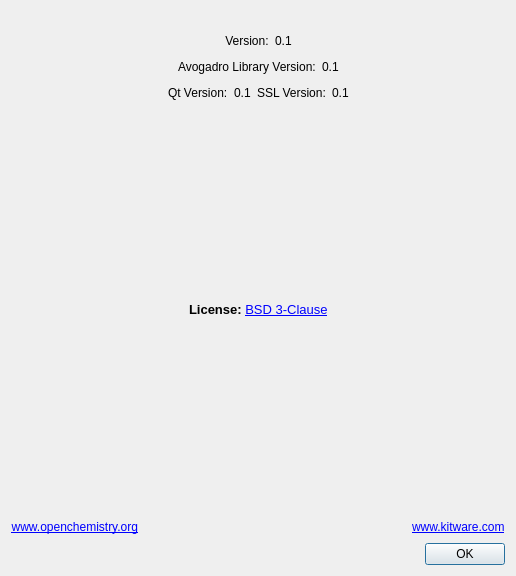
<?xml version="1.0" encoding="UTF-8"?>
<ui version="4.0">
 <class>SettingsDialog</class>
 <widget class="QDialog" name="SettingsDialog">
  <property name="geometry">
   <rect>
    <x>0</x>
    <y>0</y>
    <width>516</width>
    <height>576</height>
   </rect>
  </property>
  <property name="sizePolicy">
   <sizepolicy hsizetype="Minimum" vsizetype="Minimum">
    <horstretch>0</horstretch>
    <verstretch>0</verstretch>
   </sizepolicy>
  </property>
  <property name="windowTitle">
   <string/>
  </property>
  <property name="modal">
   <bool>true</bool>
  </property>
  <layout class="QVBoxLayout" name="verticalLayout_3">
   <item>
    <widget class="QLabel" name="Image">
     <property name="sizePolicy">
      <sizepolicy hsizetype="Fixed" vsizetype="Fixed">
       <horstretch>0</horstretch>
       <verstretch>0</verstretch>
      </sizepolicy>
     </property>
     <property name="text">
      <string/>
     </property>
     <property name="pixmap">
      <pixmap resource="avogadro.qrc">:/icons/Avogadro2_About.png</pixmap>
     </property>
    </widget>
   </item>
   <item>
    <layout class="QHBoxLayout" name="versionLayout">
     <item>
      <layout class="QHBoxLayout" name="horizontalLayout_3">
       <item>
        <spacer name="horizontalSpacer">
         <property name="orientation">
          <enum>Qt::Horizontal</enum>
         </property>
         <property name="sizeHint" stdset="0">
          <size>
           <width>40</width>
           <height>20</height>
          </size>
         </property>
        </spacer>
       </item>
       <item>
        <widget class="QLabel" name="versionLabel">
         <property name="text">
          <string>Version:</string>
         </property>
         <property name="textFormat">
          <enum>Qt::AutoText</enum>
         </property>
         <property name="alignment">
          <set>Qt::AlignCenter</set>
         </property>
        </widget>
       </item>
       <item>
        <widget class="QLabel" name="version">
         <property name="text">
          <string>0.1</string>
         </property>
         <property name="textInteractionFlags">
          <set>Qt::LinksAccessibleByMouse|Qt::TextSelectableByMouse</set>
         </property>
        </widget>
       </item>
       <item>
        <spacer name="horizontalSpacer_2">
         <property name="orientation">
          <enum>Qt::Horizontal</enum>
         </property>
         <property name="sizeHint" stdset="0">
          <size>
           <width>40</width>
           <height>20</height>
          </size>
         </property>
        </spacer>
       </item>
      </layout>
     </item>
    </layout>
   </item>
   <item>
    <layout class="QHBoxLayout" name="avogadroLibsLayout">
     <item>
      <spacer name="horizontalSpacer_4">
       <property name="orientation">
        <enum>Qt::Horizontal</enum>
       </property>
       <property name="sizeHint" stdset="0">
        <size>
         <width>40</width>
         <height>20</height>
        </size>
       </property>
      </spacer>
     </item>
     <item>
      <widget class="QLabel" name="libsLabel">
       <property name="text">
        <string>Avogadro Library Version:</string>
       </property>
      </widget>
     </item>
     <item>
      <widget class="QLabel" name="libsVersion">
       <property name="text">
        <string>0.1</string>
       </property>
       <property name="textInteractionFlags">
        <set>Qt::LinksAccessibleByMouse|Qt::TextSelectableByMouse</set>
       </property>
      </widget>
     </item>
     <item>
      <spacer name="horizontalSpacer_5">
       <property name="orientation">
        <enum>Qt::Horizontal</enum>
       </property>
       <property name="sizeHint" stdset="0">
        <size>
         <width>40</width>
         <height>20</height>
        </size>
       </property>
      </spacer>
     </item>
    </layout>
   </item>
   <item>
    <layout class="QHBoxLayout" name="qtLayout">
     <item>
      <spacer name="horizontalSpacer_6">
       <property name="orientation">
        <enum>Qt::Horizontal</enum>
       </property>
       <property name="sizeHint" stdset="0">
        <size>
         <width>40</width>
         <height>20</height>
        </size>
       </property>
      </spacer>
     </item>
     <item>
      <widget class="QLabel" name="qtVersionLabel">
       <property name="text">
        <string>Qt Version:</string>
       </property>
      </widget>
     </item>
     <item>
      <widget class="QLabel" name="qtVersion">
       <property name="text">
        <string>0.1</string>
       </property>
       <property name="textInteractionFlags">
        <set>Qt::LinksAccessibleByMouse|Qt::TextSelectableByMouse</set>
       </property>
      </widget>
     </item>
     <item>
      <widget class="QLabel" name="sslVersionLabel">
       <property name="text">
        <string>SSL Version:</string>
       </property>
      </widget>
     </item>
     <item>
      <widget class="QLabel" name="sslVersion">
       <property name="text">
        <string>0.1</string>
       </property>
      </widget>
     </item>
     <item>
      <spacer name="horizontalSpacer_7">
       <property name="orientation">
        <enum>Qt::Horizontal</enum>
       </property>
       <property name="sizeHint" stdset="0">
        <size>
         <width>40</width>
         <height>20</height>
        </size>
       </property>
      </spacer>
     </item>
    </layout>
   </item>
   <item>
    <spacer name="verticalSpacer">
     <property name="orientation">
      <enum>Qt::Vertical</enum>
     </property>
     <property name="sizeHint" stdset="0">
      <size>
       <width>20</width>
       <height>5</height>
      </size>
     </property>
    </spacer>
   </item>
   <item>
    <layout class="QHBoxLayout" name="license">
     <item>
      <spacer name="horizontalSpacer_8">
       <property name="orientation">
        <enum>Qt::Horizontal</enum>
       </property>
       <property name="sizeHint" stdset="0">
        <size>
         <width>40</width>
         <height>20</height>
        </size>
       </property>
      </spacer>
     </item>
     <item>
      <widget class="QLabel" name="licenseLabel">
       <property name="text">
        <string>&lt;html&gt;&lt;head/&gt;&lt;body&gt;&lt;p&gt;&lt;span style=&quot; font-size:10pt; font-weight:600;&quot;&gt;License: &lt;/span&gt;&lt;a href=&quot;https://opensource.org/licenses/BSD-3-Clause&quot;&gt;&lt;span style=&quot; font-size:10pt; text-decoration: underline; color:#0000ff;&quot;&gt;BSD 3-Clause&lt;/span&gt;&lt;/a&gt;&lt;/p&gt;&lt;/body&gt;&lt;/html&gt;</string>
       </property>
       <property name="openExternalLinks">
        <bool>true</bool>
       </property>
      </widget>
     </item>
     <item>
      <spacer name="horizontalSpacer_9">
       <property name="orientation">
        <enum>Qt::Horizontal</enum>
       </property>
       <property name="sizeHint" stdset="0">
        <size>
         <width>40</width>
         <height>20</height>
        </size>
       </property>
      </spacer>
     </item>
    </layout>
   </item>
   <item>
    <spacer name="verticalSpacer_2">
     <property name="orientation">
      <enum>Qt::Vertical</enum>
     </property>
     <property name="sizeHint" stdset="0">
      <size>
       <width>20</width>
       <height>5</height>
      </size>
     </property>
    </spacer>
   </item>
   <item>
    <layout class="QHBoxLayout" name="urlsLayout">
     <item>
      <widget class="QLabel" name="label_2">
       <property name="text">
        <string>&lt;html&gt;&lt;head/&gt;&lt;body&gt;&lt;p&gt;&lt;a href=&quot;https://www.openchemistry.org&quot;&gt;&lt;span style=&quot; text-decoration: underline; color:#0000ff;&quot;&gt;www.openchemistry.org&lt;/span&gt;&lt;/a&gt;&lt;/p&gt;&lt;/body&gt;&lt;/html&gt;</string>
       </property>
       <property name="textFormat">
        <enum>Qt::RichText</enum>
       </property>
       <property name="alignment">
        <set>Qt::AlignRight|Qt::AlignTrailing|Qt::AlignVCenter</set>
       </property>
       <property name="openExternalLinks">
        <bool>true</bool>
       </property>
      </widget>
     </item>
     <item>
      <spacer name="horizontalSpacer_3">
       <property name="orientation">
        <enum>Qt::Horizontal</enum>
       </property>
       <property name="sizeHint" stdset="0">
        <size>
         <width>40</width>
         <height>20</height>
        </size>
       </property>
      </spacer>
     </item>
     <item>
      <widget class="QLabel" name="label_3">
       <property name="text">
        <string>&lt;html&gt;&lt;head/&gt;&lt;body&gt;&lt;p&gt;&lt;a href=&quot;https://www.kitware.com&quot;&gt;&lt;span style=&quot; text-decoration: underline; color:#0000ff;&quot;&gt;www.kitware.com&lt;/span&gt;&lt;/a&gt;&lt;/p&gt;&lt;/body&gt;&lt;/html&gt;</string>
       </property>
       <property name="openExternalLinks">
        <bool>true</bool>
       </property>
      </widget>
     </item>
    </layout>
   </item>
   <item>
    <layout class="QHBoxLayout">
     <item>
      <spacer>
       <property name="orientation">
        <enum>Qt::Horizontal</enum>
       </property>
       <property name="sizeHint" stdset="0">
        <size>
         <width>0</width>
         <height>20</height>
        </size>
       </property>
      </spacer>
     </item>
     <item>
      <widget class="QPushButton" name="OK">
       <property name="text">
        <string>OK</string>
       </property>
      </widget>
     </item>
    </layout>
   </item>
  </layout>
 </widget>
 <resources>
  <include location="avogadro.qrc"/>
 </resources>
 <connections>
  <connection>
   <sender>OK</sender>
   <signal>clicked()</signal>
   <receiver>SettingsDialog</receiver>
   <slot>accept()</slot>
   <hints>
    <hint type="sourcelabel">
     <x>278</x>
     <y>253</y>
    </hint>
    <hint type="destinationlabel">
     <x>96</x>
     <y>254</y>
    </hint>
   </hints>
  </connection>
 </connections>
</ui>
